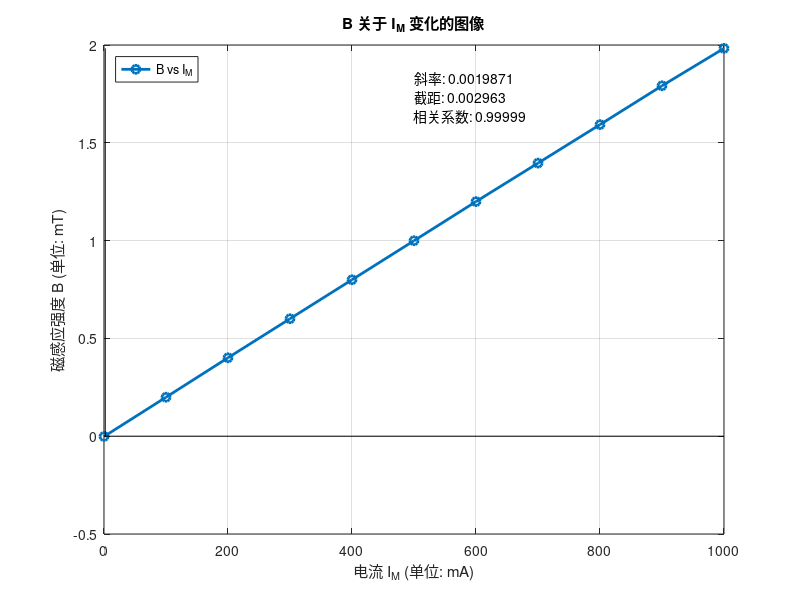

This figure's MATLAB source:
U_1 = [0.3, -17.9, -37, -55.7, -74.4, -92.8, -111.6,-129.8 -148.5 -166.8 -184.8];
U_2 = [-1.7 16.9 35.8 54.5 73.2 91.8 110.7 128.9 147.6 166.1 184.1];
U_3 = [-1.4 -20.6 -39.3 -58.1 -76.6 -95.5 -114.1 -132.7 -150.9 -169.6 -187.4];
U_4 = [0 19.2 38 56.5 75.2 94 112.6 131.2 149.3 168.1 185.9];
I_M = [0 100 200 300 400 500 600 700 800 900 1000];
U_H = 0.25 * (U_1 - U_2 + U_3 - U_4);
K=-23.3946;
B=U_H./(K*4);
coefficients = polyfit(I_M, B, 1);
slope = coefficients(1);
intercept = coefficients(2); 
correlation_coefficient = corrcoef(I_M, B);
figure;
plot(I_M, B, 'o-', 'LineWidth', 2);
title('B 关于 I_M 变化的图像');
xlabel('电流 I_M (单位: mA)');
ylabel('磁感应强度 B (单位: mT)');
grid on;
hl = line([min(I_M) max(I_M)], [0 0], 'Color', 'black', 'LineWidth', 0.5);
vl = line([2 2], [min(B) max(B)], 'Color', 'black', 'LineWidth', 0.5);
legend('B vs I_M', 'Location', 'northwest');
text(max(I_M)-500, max(B)-0.15, ['斜率: ' num2str(slope)], 'HorizontalAlignment', 'left');
text(max(I_M)-500, max(B) -0.25, ['截距: ' num2str(intercept)], 'HorizontalAlignment', 'left');
text(max(I_M)-500, max(B) - 0.35, ['相关系数: ' num2str(correlation_coefficient(1, 2))], 'HorizontalAlignment', 'left');